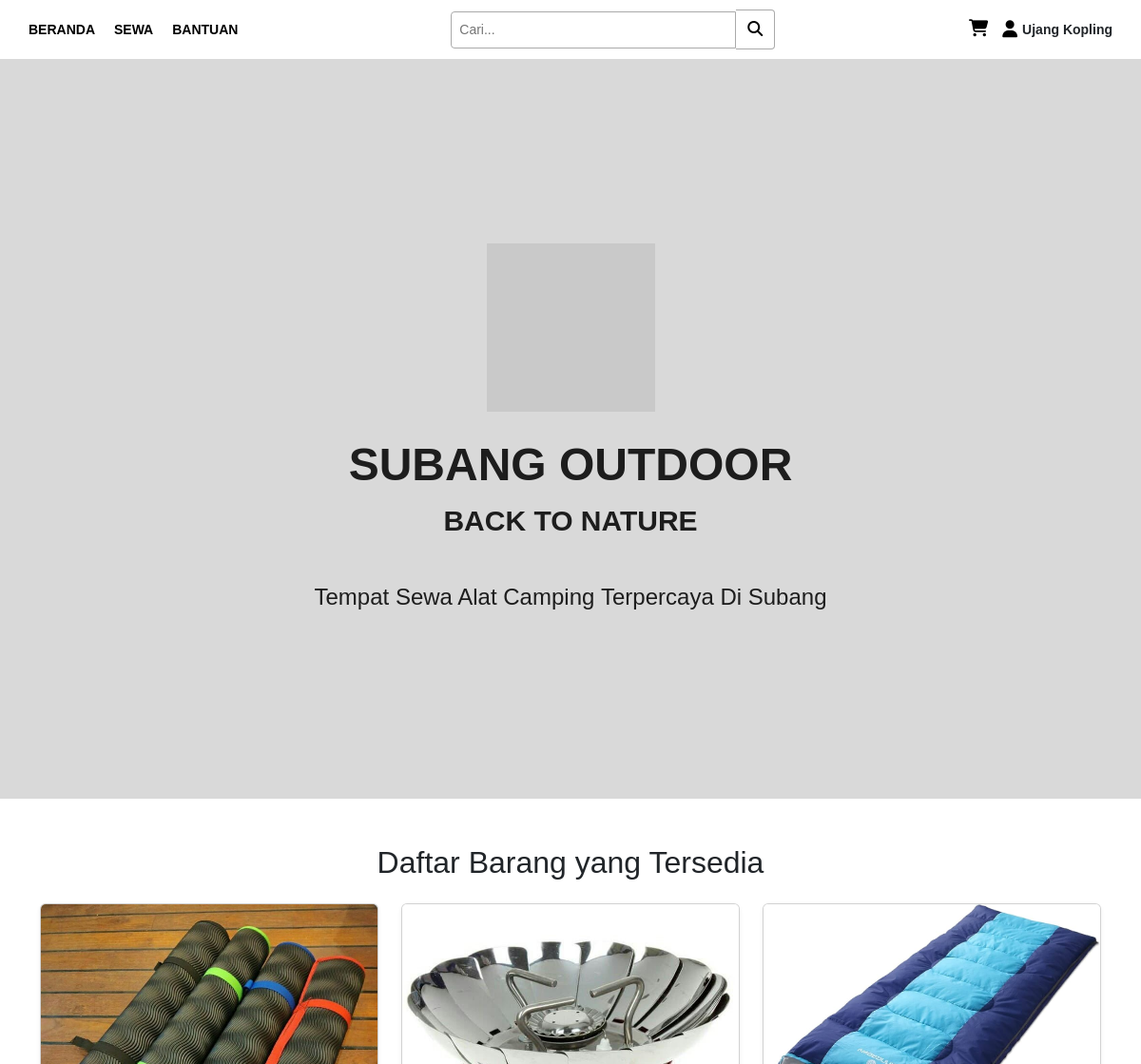
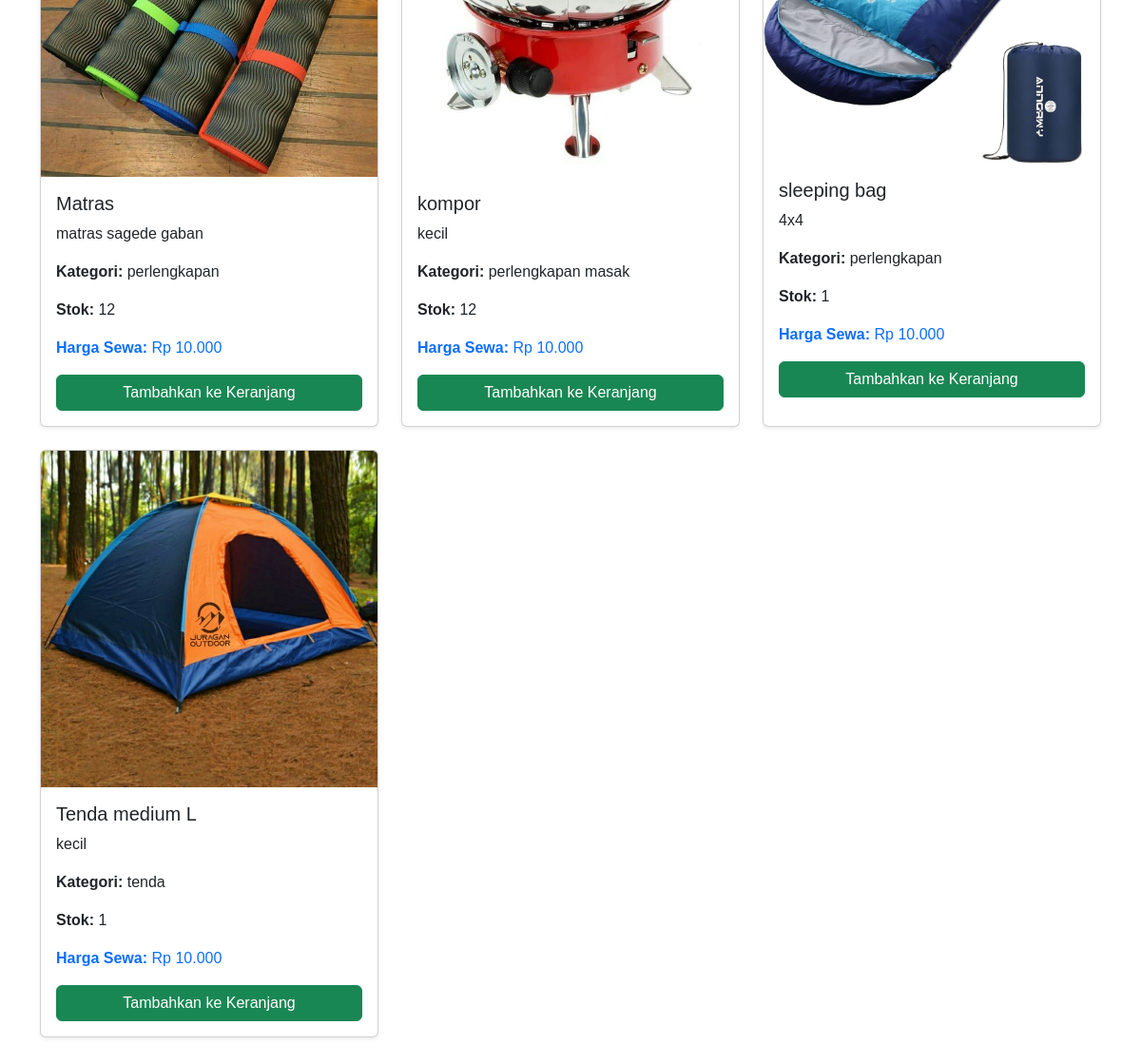
The app's page /penyewa/page/Home.php with its own data (2 pictures, top to bottom).
### tables this page shows
CREATE TABLE `barang` (
  `id_barang` int(11) NOT NULL,
  `nama_barang` varchar(100) DEFAULT NULL,
  `gambar` varchar(255) DEFAULT NULL,
  `stok` int(11) DEFAULT NULL,
  `harga_sewa` decimal(10,2) DEFAULT NULL,
  `kategori` varchar(50) DEFAULT NULL,
  `keterangan` text DEFAULT NULL,
  `unggulan` tinyint(1) DEFAULT 0
);

### penyewa/page/Home.php (the view, shortened to what this page needs)
<!DOCTYPE html>
<html lang="id">
<head>
  <link href="https://cdn.jsdelivr.net/npm/bootstrap@5.3.6/dist/css/bootstrap.min.css" rel="stylesheet">
</head>
<?php include("../layout/navbar.php"); ?>
<body>
<div class="header">
  <div class="logo-container"></div>
  <div class="title">SUBANG OUTDOOR</div>
  <div class="subtitle">BACK TO NATURE</div>
  <div class="tagline">
    Tempat Sewa Alat Camping <span class="highlight">Terpercaya Di Subang</span>
  </div>
</div>
<div class="container my-5">
  <h2 class="mb-4 text-center">Daftar Barang yang Tersedia</h2>
  <div class="row g-4">
    <?php
    include '../../route/koneksi.php';
    $query = "SELECT * FROM barang";
    $result = mysqli_query($koneksi, $query);
    if (mysqli_num_rows($result) > 0) {
      while ($row = mysqli_fetch_assoc($result)) {
    ?>
        <div class="col-md-4">
          <div class="card h-100 shadow-sm">
            <img src="../../admin/barang/Barang/<?php echo $row['gambar']; ?>" class="card-img-top" alt="<?php echo $row['nama_barang']; ?>">
            <div class="card-body">
              <h5 class="card-title"><?php echo $row['nama_barang']; ?></h5>
              <p class="card-text"><?php echo $row['keterangan']; ?></p>
              <p class="card-text"><strong>Kategori:</strong> <?php echo $row['kategori']; ?></p>
              <p class="card-text"><strong>Stok:</strong> <?php echo $row['stok']; ?></p>
              <p class="card-text text-primary"><strong>Harga Sewa:</strong> Rp <?php echo number_format($row['harga_sewa'], 0, ',', '.'); ?></p>
              <a href="#" class="btn btn-success w-100">Tambahkan ke Keranjang</a>
            </div>
          </div>
        </div>
    <?php
      }
    } else {
      echo "<p class='text-center'>Tidak ada data barang.</p>";
    }
    ?>
  </div>
</div>
</body>
</html>

### penyewa/layout/navbar.php (shortened to what this page needs)
<link rel="stylesheet" href="https://cdnjs.cloudflare.com/ajax/libs/font-awesome/6.5.0/css/all.min.css">
</head>
<body>
  <nav>
    <div class="nav-left">
      <a href="../page/Home.php">BERANDA</a>
      <a href="../page/Sewa.php">SEWA</a>
      <a href="../page/Bantuan.php">BANTUAN</a>
    </div>
    <div class="nav-center">
      <input type="search" placeholder="Cari...">
      <button><i class="fas fa-search"></i></button>
    </div>
    <div class="nav-right">
    <a href="../page/keranjang.php"><i class="fas fa-shopping-cart" title="Keranjang"></i></a>
      <div class="username">
        <i class="fas fa-user" title="Akun"></i>
        Ujang Kopling
      </div>
    </div>
  </nav>

### penyewa/layout/navbar.php (style rules this page uses)
body { margin: 0; font-family: Arial, sans-serif; }
nav { display: flex; align-items: center; justify-content: space-between; padding: 10px 30px; background-color: transparent; }
.nav-left, .nav-center, .nav-right { display: flex; align-items: center; }
.nav-left a { margin-right: 20px; text-decoration: none; color: black; font-weight: bold; font-size: 14px; }
.nav-center input[type="search"] { padding: 8px; font-size: 14px; width: 300px; border: 1px solid #aaa; border-radius: 4px 0 0 4px; outline: none; }
.nav-center button { padding: 8px 12px; border: 1px solid #aaa; background-color: white; border-left: none; border-radius: 0 4px 4px 0; cursor: pointer; }
.nav-right { gap: 15px; }
.nav-right i { font-size: 18px; color: black; cursor: pointer; }
.nav-right .username { display: flex; align-items: center; font-weight: bold; font-size: 14px; gap: 5px; }

### records on screen
barang: gambar (picture), nama_barang "Matras", keterangan "matras sagede gaban", kategori "perlengkapan", stok "12", harga_sewa "10.000"
barang: gambar+nama_barang (picture), nama_barang "kompor", keterangan "kecil", kategori "perlengkapan masak", stok "12", harga_sewa "10.000"
barang: gambar (picture), nama_barang "sleeping bag", keterangan "4x4", kategori "perlengkapan", stok "1", harga_sewa "10.000"
barang: gambar (picture), nama_barang "Tenda medium L", keterangan "kecil", kategori "tenda", stok "1", harga_sewa "10.000"
